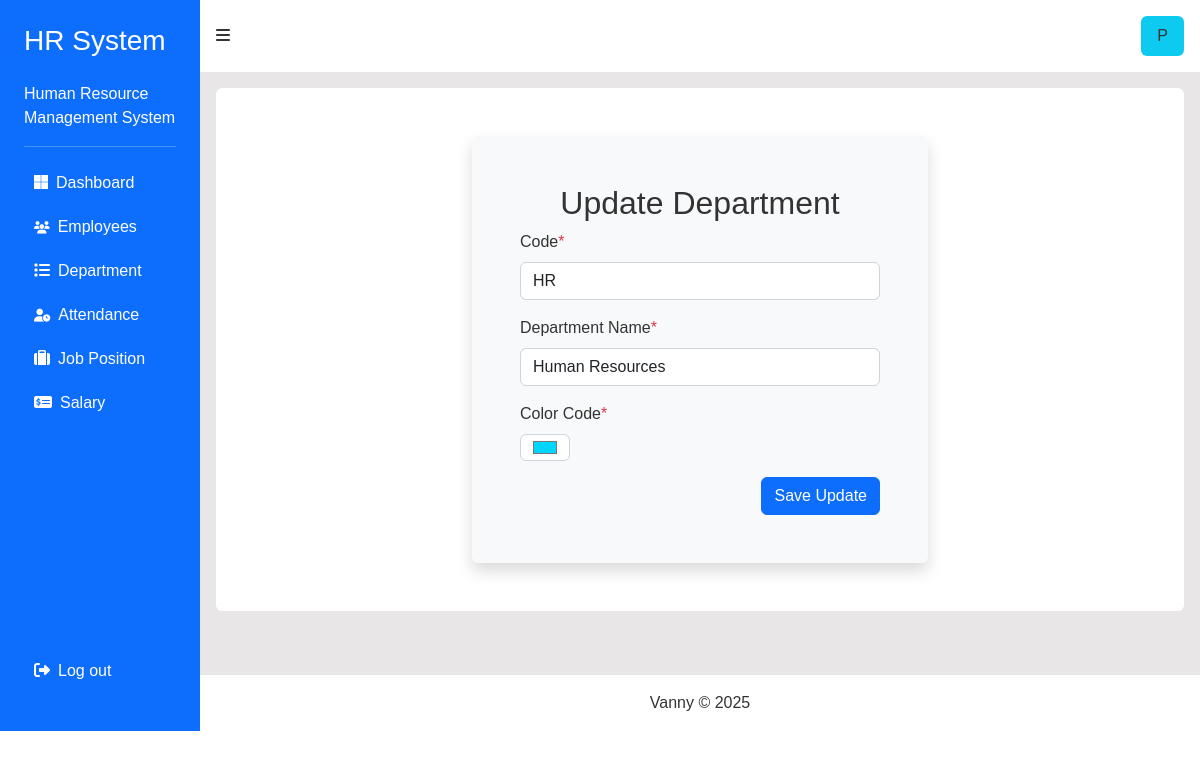
The page /update_department.php?edit_department_id=2 on the database its author committed.
### tables this page shows
CREATE TABLE `departments` (
  `department_id` int(11) NOT NULL,
  `subDepartment_id` varchar(100) NOT NULL,
  `department_code` varchar(100) NOT NULL,
  `department_name` varchar(100) NOT NULL,
  `department_color_code` varchar(100) NOT NULL
);

### controller.php (called while the page is built, shortened)
<?php
include './config.php';
$currentYear = date("Y");
if (isset($_GET['edit_department_id'])) {
    $edit_department_id = $_GET['edit_department_id'];
    $sql = "SELECT * FROM departments WHERE department_id='$edit_department_id'";
    $result = mysqli_query($conn, $sql);
    if ($result && mysqli_num_rows($result) > 0) {
        $edit_department_data = mysqli_fetch_assoc($result);
    }
}

### update_department.php (the view, shortened to what this page needs)
<!DOCTYPE html>
<html lang="en">
<head>
    <link rel="stylesheet" href="https://cdn.jsdelivr.net/npm/bootstrap@5.2.3/dist/css/bootstrap.min.css" />
    <link rel="stylesheet" href="https://cdnjs.cloudflare.com/ajax/libs/font-awesome/6.7.2/css/all.min.css" />
    <link rel="stylesheet" href="./custom.css" />
</head>
<body>
    <div class="container-fluid bg-page">
        <div class="row">
            <div class="col-md-2 bg-primary text-white" id="sidebar">
                <div class="sticky-top">
                    <?php
                    include "./menu.php";
                    ?>
                </div>
            </div>
            <div class="col-md-10 p-0" id="topbar">
                <div class="sticky-top">
                    <?php
                    include "./navBar.php";
                    ?>
                </div>
                <div class="p-3">
                    <div class="bg-white rounded p-3 py-5">
                        <div class="container d-flex justify-content-center align-items-center">
                            <div class="bg-light p-5 rounded shadow w-50">
                                <h2 class="text-center">Update Department</h2>
                                <form action="<?php echo $_SERVER['PHP_SELF'] ?>" method="POST">
                                    <div class="mb-3">
                                        <label for="newDepartment_code" class="form-label">Code<span class="text-danger">*</span></label>
                                        <input type="text" class="form-control" id="newDepartment_code" name="newDepartment_code" placeholder="CT-01"
                                            value="<?= isset($edit_department_data['department_code']) ? $edit_department_data['department_code'] : '' ?>">
                                    </div>
                                    <div class="mb-3">
                                        <label for="newDepartment_name" class="form-label">Department Name<span class="text-danger">*</span></label>
                                        <input type="text" class="form-control" id="newDepartment_name" name="newDepartment_name" placeholder="Engineer"
                                            value="<?= isset($edit_department_data['department_name']) ? $edit_department_data['department_name'] : '' ?>">
                                    </div>
                                    <div class="mb-3">
                                        <label for="newDepartment_color_code" class="form-label">Color Code<span class="text-danger">*</span></label>
                                        <div style="width: 50px;">
                                            <input type="color" class="form-control" id="newDepartment_color_code" name="newDepartment_color_code"
                                                value="<?= isset($edit_department_data['department_color_code']) ? $edit_department_data['department_color_code'] : '' ?>">
                                        </div>
                                    </div>
                                    <div class="d-flex justify-content-end">
                                        <button type="submit" name="btn_updateDepartment" class="btn btn-primary">Save Update</button>
                                    </div>
                                </form>
                            </div>
                        </div>
                    </div>
                </div>
                <div>
                    <div class="text-center bg-white p-3 mt-5">
                        <span>Vanny &copy; <?php echo $currentYear ?></span>
                    </div>
                </div>
            </div>
        </div>
    </div>
</body>
</html>

### custom.css (style rules this page uses)
* { margin: 0; padding: 0; box-sizing: border-box; font-family: "Arial", sans-serif; }
.bg-page { background-color: #e3e1e1ce; color: #333; }

### rows shown on the page
departments: newDepartment_code "HR", newDepartment_name "Human Resources", newDepartment_color_code "#00d5ff"

### other values the page prints
$currentYear "2025"
